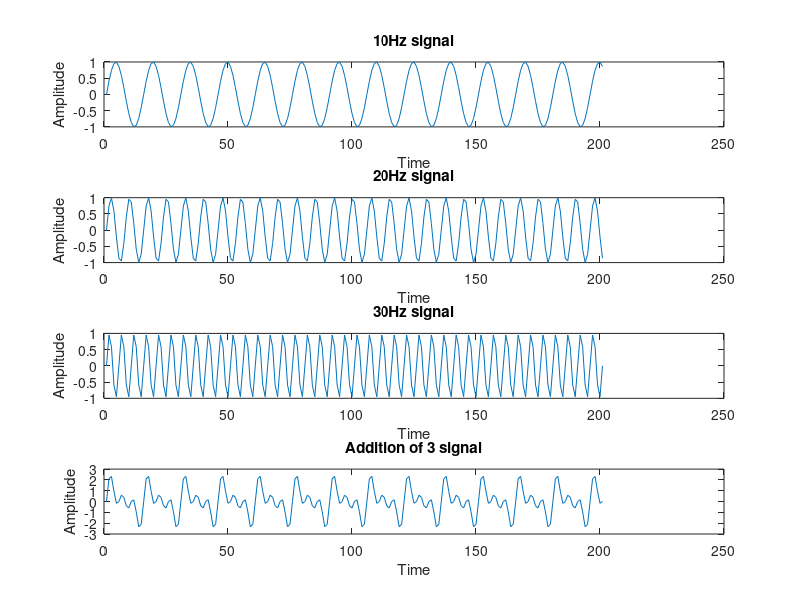
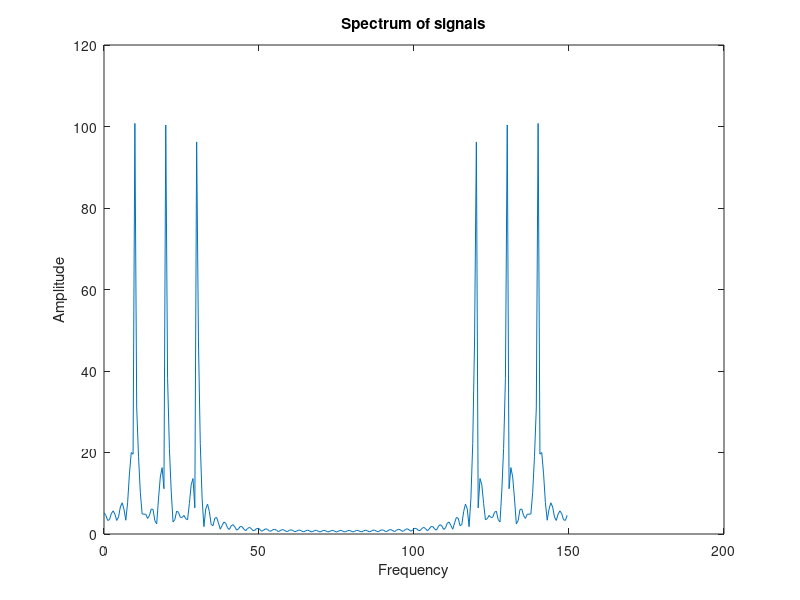
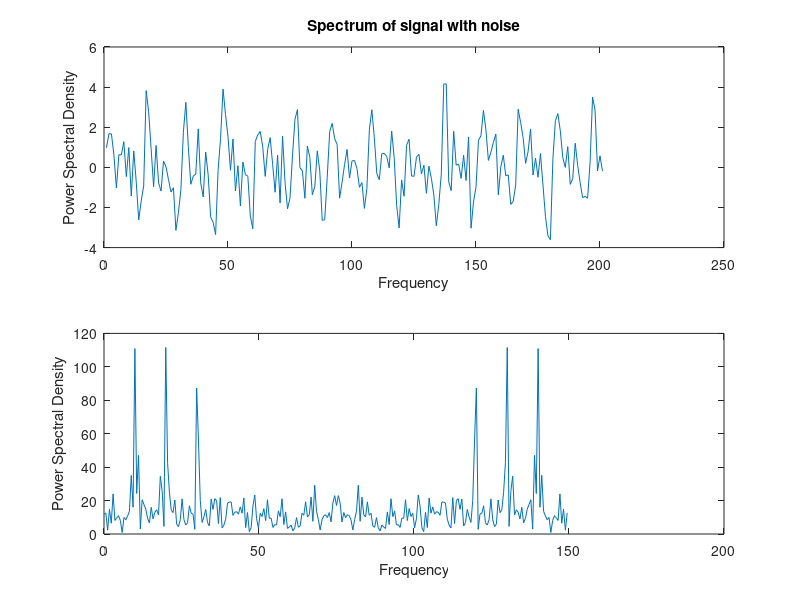

MATLAB code for these plots, in order:
%DSP LAB ASSESSMENT - 5
%Chirag Satapathy - 19BEI0107

%Date - 7th September, 2021
%Nyquist Criteria
clc
clear all
close all

t=0:200;
fs = 150;

s1 = sin(2*pi*10*t/fs);
subplot(4,1,1)
plot(s1);
title('10Hz signal')
xlabel('Time')
ylabel('Amplitude')

s2 = sin(2*pi*20*t/fs);
subplot(4,1,2)
plot(s2);
title('20Hz signal')
xlabel('Time')
ylabel('Amplitude')

s3 = sin(2*pi*30*t/fs);
subplot(4,1,3)
plot(s3);
title('30Hz signal')
xlabel('Time')
ylabel('Amplitude')

s = s1+s2+s3; %addition of the three signals
subplot(4,1,4)
plot(s);
title('Addition of 3 signal')
xlabel('Time')
ylabel('Amplitude')

n=256;
f = fft(s,n);
d = abs(f);
figure(2);
h = 0:fs/n:fs-(fs/n);
plot(h,d);
title('Spectrum of signals')
xlabel('Frequency')
ylabel('Amplitude')

sn=awgn(s,0.5); %add white gaussain noise to signal
figure(3);
subplot(2,1,1);
plot(sn);
fn = fft(sn,n);
title('Spectrum of signal with noise')
xlabel('Frequency')
ylabel('Power Spectral Density')

dn = abs(fn);
subplot(2,1,2);
plot(h,dn);
xlabel('Frequency')
ylabel('Power Spectral Density')

